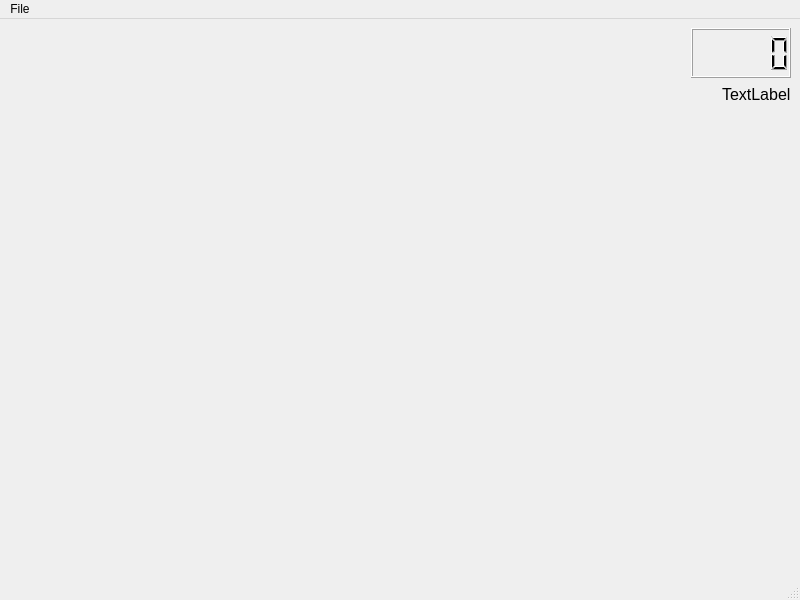
<?xml version="1.0" encoding="UTF-8"?>
<ui version="4.0">
 <class>MainWindow</class>
 <widget class="QMainWindow" name="MainWindow">
  <property name="geometry">
   <rect>
    <x>0</x>
    <y>0</y>
    <width>800</width>
    <height>600</height>
   </rect>
  </property>
  <property name="sizePolicy">
   <sizepolicy hsizetype="Fixed" vsizetype="Fixed">
    <horstretch>0</horstretch>
    <verstretch>0</verstretch>
   </sizepolicy>
  </property>
  <property name="windowTitle">
   <string>MainWindow</string>
  </property>
  <widget class="QWidget" name="centralwidget">
   <layout class="QVBoxLayout" name="verticalLayout">
    <item>
     <layout class="QHBoxLayout" name="horizontalLayout">
      <item>
       <spacer name="horizontalSpacer">
        <property name="orientation">
         <enum>Qt::Orientation::Horizontal</enum>
        </property>
        <property name="sizeHint" stdset="0">
         <size>
          <width>40</width>
          <height>20</height>
         </size>
        </property>
       </spacer>
      </item>
      <item>
       <widget class="QLCDNumber" name="scoreCounter">
        <property name="sizePolicy">
         <sizepolicy hsizetype="Maximum" vsizetype="Maximum">
          <horstretch>0</horstretch>
          <verstretch>0</verstretch>
         </sizepolicy>
        </property>
        <property name="minimumSize">
         <size>
          <width>100</width>
          <height>50</height>
         </size>
        </property>
       </widget>
      </item>
     </layout>
    </item>
    <item>
     <layout class="QHBoxLayout" name="horizontalLayout_2">
      <item>
       <spacer name="horizontalSpacer_2">
        <property name="orientation">
         <enum>Qt::Orientation::Horizontal</enum>
        </property>
        <property name="sizeHint" stdset="0">
         <size>
          <width>40</width>
          <height>20</height>
         </size>
        </property>
       </spacer>
      </item>
      <item>
       <widget class="QLabel" name="speedLabel">
        <property name="font">
         <font>
          <pointsize>12</pointsize>
         </font>
        </property>
        <property name="text">
         <string>TextLabel</string>
        </property>
       </widget>
      </item>
     </layout>
    </item>
    <item>
     <spacer name="verticalSpacer">
      <property name="orientation">
       <enum>Qt::Orientation::Vertical</enum>
      </property>
      <property name="sizeHint" stdset="0">
       <size>
        <width>20</width>
        <height>40</height>
       </size>
      </property>
     </spacer>
    </item>
   </layout>
  </widget>
  <widget class="QMenuBar" name="menubar">
   <property name="geometry">
    <rect>
     <x>0</x>
     <y>0</y>
     <width>800</width>
     <height>21</height>
    </rect>
   </property>
   <widget class="QMenu" name="menuFile">
    <property name="title">
     <string>File</string>
    </property>
    <addaction name="actionQuit_2"/>
   </widget>
   <addaction name="menuFile"/>
  </widget>
  <widget class="QStatusBar" name="statusbar"/>
  <action name="actionQuit">
   <property name="text">
    <string>Quit</string>
   </property>
  </action>
  <action name="actionPomoc">
   <property name="text">
    <string>Pomoc</string>
   </property>
  </action>
  <action name="actionQuit_2">
   <property name="text">
    <string>Quit</string>
   </property>
  </action>
 </widget>
 <resources/>
 <connections>
  <connection>
   <sender>actionQuit_2</sender>
   <signal>triggered()</signal>
   <receiver>MainWindow</receiver>
   <slot>close()</slot>
   <hints>
    <hint type="sourcelabel">
     <x>-1</x>
     <y>-1</y>
    </hint>
    <hint type="destinationlabel">
     <x>399</x>
     <y>299</y>
    </hint>
   </hints>
  </connection>
 </connections>
</ui>
